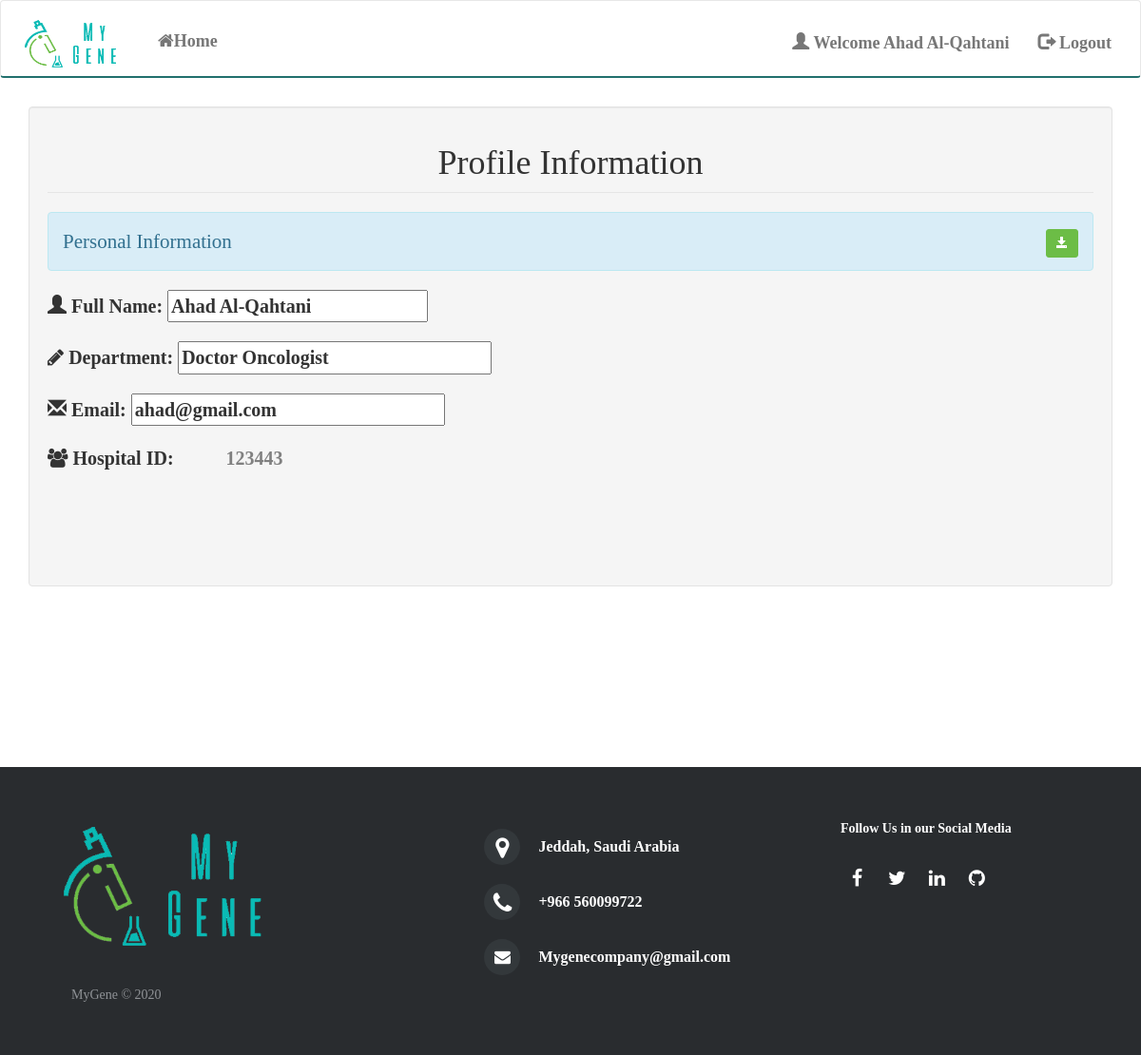
The app's page /index.php?page=Edit_Profile (signed in) with its own data.
### tables this page shows
CREATE TABLE `users` (
  `ID` int(11) NOT NULL,
  `hospital_id` varchar(11) NOT NULL,
  `FullName` varchar(500) NOT NULL,
  `password` varchar(500) NOT NULL,
  `Email` varchar(500) NOT NULL,
  `Department` varchar(500) NOT NULL,
  `active` int(11) NOT NULL,
  `registerd` int(11) NOT NULL DEFAULT '0'
);

### pages/Edit_Profile.php (the view, shortened to what this page needs)
<?php
include("Connection.php");
$userid=$_SESSION['ID'];
$query1="select * from users WHERE ID=$userid" ;
$getdata1=mysqli_query($con,$query1) or die(mysqli_error($con));
?>
<html>
    <head>
        <link rel="stylesheet" href="css/style.css">
        <link rel="stylesheet" href="https://cdnjs.cloudflare.com/ajax/libs/font-awesome/4.7.0/css/font-awesome.min.css">
        <link rel="stylesheet" href="https://maxcdn.bootstrapcdn.com/bootstrap/3.4.1/css/bootstrap.min.css">
    </head>
<div class="container" style="margin-top: 30px;">
    <div class="row">
        <div class="col-md-12 well">
            <fieldset onload="getDataFunction()">
                <form id="edit-profile-form" method="post" id="form" action="controller/EditProfileAction.php">
                    <legend class="text-center">
                        <h1>Profile Information</h1>
                    </legend>
                    <legend class="alert alert-info">
                         Personal Information
                        <span class="pull-right">
                            <button type="submit" class="btn btn-sm btn-success btn-ign" onclick="javascript:confirmationDelete($(this))";return false>
                                <span class="glyphicon glyphicon-save"></span>
                            </button>
                        </span>
                    </legend>
                    <?php
                     while($name=mysqli_fetch_array($getdata1)){
                        ?>
                    <div class="form-group">
                        <label style="font-size: 20px;">
                            <span class="glyphicon gg glyphicon-user"></span>
                            <span class="left">Full Name: </span>
                            <input type="text" name="name" id="name" value="<?php echo $name['FullName']; ?>" />
                        </label>
                    </div>
                    <div class="form-group">
                        <label style="font-size: 20px;width:150%; ">
                            <span class="fa gg fa-pencil"></span>
                            <span class="left">Department:</span>
                            <input type="text" name="department" id="department" style="width:30%;"
                                value="<?php echo $name['Department']; ?>"/>
                        </label>
                    </div>
                    <div class="form-group">
                        <label style="font-size: 20px;width:150%;">
                            <span class="glyphicon gg glyphicon-envelope"></span>
                            <span class="left">Email:</span>
                            <input type="text" name="email" id="email" value="<?php echo $name['Email']; ?>" style="width:30%;"/>
                        </label>
                    </div>
                    <div class="form-group">
                        <label style="font-size: 20px;">
                            <span class="gg fa fa-users"></span>
                            <span class="left">Hospital ID:</span>
                            <span style="margin-left: 50px;color: gray;"><?php echo $name['hospital_id']?> </span>
                        </label>
                    </div>
                    <?php }?>
                    <div style="height: 80px"></div>
            </fieldset>
        </div>
    </div>
</div>
</html>

### css/style.css (style rules this page uses)
* { font-family: 'Montserrat'; }
.well { background-color: #ffffff; border: 1px solid #ffffff; }
.row { display:contents; }
.btn-success { margin-left:40px; width:120px; }
.btn-ign { margin-left:unset; width:unset; }
h1, h2, h4 { font-weight: bold; font-size: 20px; color: #21706d; }
.btn-success { background-color: #6cbd46 !important; border-color: #6cbd46 !important; }

### records on screen
users: name "Ahad Al-Qahtani", department "Doctor Oncologist", email "ahad@gmail.com", hospital "123443"

### other values on screen
$_SESSION['Name'] "Ahad Al-Qahtani"
